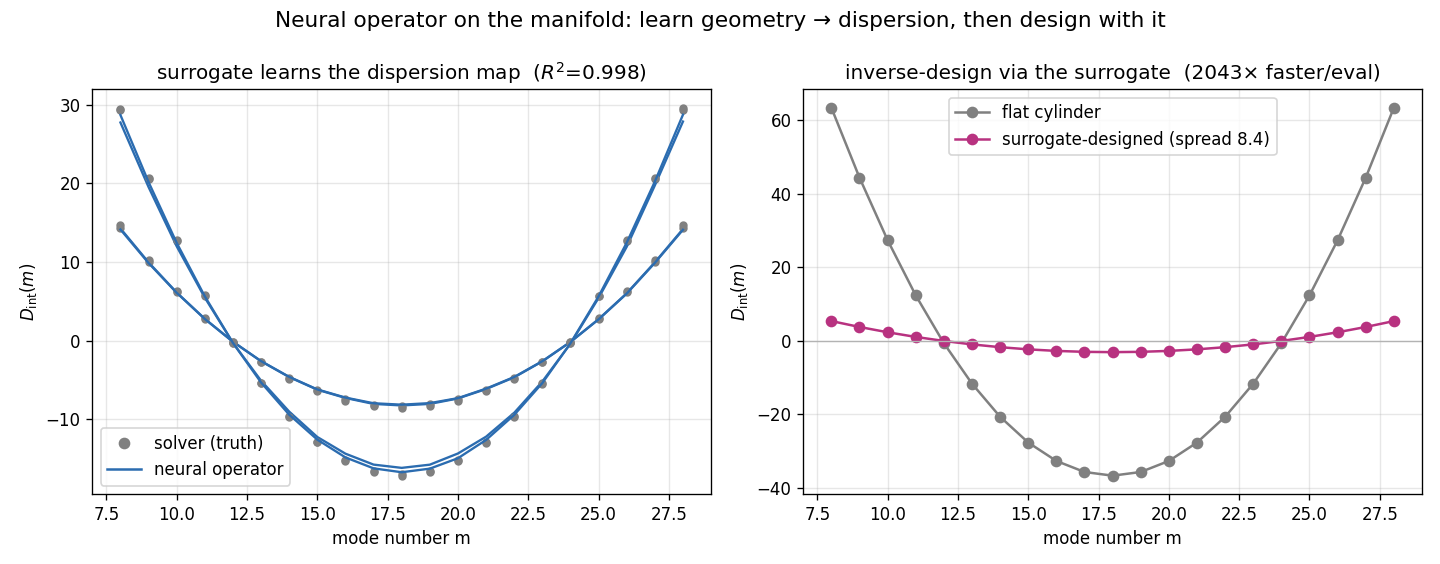

Python code for this plot:
"""
Frontier prototype 5: a neural operator on the manifold (closes the post's own
ML-for-PDE motivation).

We learn the forward map  lump profile A(x)  ->  modal dispersion D_int(m)  with a
small MLP trained on solver-generated data, then use the surrogate IN PLACE of the
eigensolver to inverse-design a flat-dispersion resonator -- orders of magnitude
faster, which is the point of learned surrogates for PDE design loops.
"""
import numpy as np
import scipy.sparse as sp
from scipy.linalg import eigh
from scipy.optimize import minimize
from sklearn.neural_network import MLPRegressor
import time
import matplotlib
matplotlib.use("Agg")
import matplotlib.pyplot as plt

OUT = "/home/thorax/nls_lumpy_torus"
Nx = 150
x = np.linspace(-np.pi / 2, np.pi / 2, Nx, endpoint=False)
dx = x[1] - x[0]
harm = np.array([np.cos(2 * x), np.cos(4 * x), np.cos(6 * x)])
ms = np.arange(8, 29); m0 = ms[len(ms) // 2]
rng = np.random.default_rng(0)


def A_of(a):
    return np.clip(1.0 + a @ harm, 0.35, None)


def dint_true(a):                                # ground-truth via eigensolver
    A = A_of(a)
    Aface = 0.5 * (A + np.roll(A, -1)); Am = np.roll(Aface, 1)
    r = np.r_[np.arange(Nx), np.arange(Nx), (np.arange(Nx) + 1) % Nx]
    c = np.r_[np.arange(Nx), (np.arange(Nx) + 1) % Nx, np.arange(Nx)]
    vv = np.r_[(Am + Aface) / dx, -Aface / dx, -Aface / dx]
    K = sp.coo_matrix((vv, (r, c)), shape=(Nx, Nx)).toarray()
    E = np.array([eigh(K + np.diag(m ** 2 / A * dx), np.diag(A * dx),
                       eigvals_only=True, subset_by_index=[0, 0])[0] for m in ms])
    c1, c0 = np.polyfit(ms - m0, E, 1)
    return E - (c0 + c1 * (ms - m0))


# ---- data ----
print("generating training data...", flush=True)
X = rng.uniform(-0.55, 0.55, (700, 3))
t0 = time.time(); Y = np.array([dint_true(a) for a in X]); t_solver = (time.time() - t0) / len(X)
Xtr, Ytr, Xte, Yte = X[:600], Y[:600], X[600:], Y[600:]

net = MLPRegressor(hidden_layer_sizes=(128, 128), activation="tanh",
                   max_iter=3000, tol=1e-7, random_state=0).fit(Xtr, Ytr)
Ypred = net.predict(Xte)
r2 = 1 - np.sum((Yte - Ypred) ** 2) / np.sum((Yte - Yte.mean()) ** 2)
t1 = time.time(); _ = net.predict(Xte); t_net = (time.time() - t1) / len(Xte)

# ---- surrogate-driven inverse design (flatten) ----
def loss_net(a):
    return float(np.sum(net.predict(a.reshape(1, -1))[0] ** 2))
res = minimize(loss_net, np.zeros(3), method="Nelder-Mead", options={"xatol": 1e-4, "maxiter": 3000})
D_designed = dint_true(res.x)                    # verify with the TRUE solver

fig, ax = plt.subplots(1, 2, figsize=(12, 4.7))
for i in range(4):
    ax[0].plot(ms, Yte[i], "o", color="0.5", ms=4)
    ax[0].plot(ms, Ypred[i], "-", color="#2b6cb0", lw=1.4)
ax[0].plot([], [], "o", color="0.5", label="solver (truth)")
ax[0].plot([], [], "-", color="#2b6cb0", label="neural operator")
ax[0].set_xlabel("mode number m"); ax[0].set_ylabel(r"$D_{\rm int}(m)$")
ax[0].set_title(f"surrogate learns the dispersion map  ($R^2$={r2:.3f})")
ax[0].legend(); ax[0].grid(alpha=0.3)
ax[1].plot(ms, dint_true(np.zeros(3)), "o-", color="0.5", label="flat cylinder")
ax[1].plot(ms, D_designed, "o-", color="#b83280",
           label=f"surrogate-designed (spread {np.ptp(D_designed):.1f})")
ax[1].axhline(0, color="0.7", lw=.8)
ax[1].set_xlabel("mode number m"); ax[1].set_ylabel(r"$D_{\rm int}(m)$")
ax[1].set_title(f"inverse-design via the surrogate  ({t_solver/t_net:.0f}× faster/eval)")
ax[1].legend(); ax[1].grid(alpha=0.3)
fig.suptitle("Neural operator on the manifold: learn geometry → dispersion, then design with it",
             fontsize=13)
fig.tight_layout(); fig.savefig(f"{OUT}/neural_operator.png", dpi=120)
print(f"wrote neural_operator.png  R2={r2:.3f}, speedup {t_solver/t_net:.0f}x, "
      f"design spread {np.ptp(dint_true(np.zeros(3))):.0f}->{np.ptp(D_designed):.1f}")
